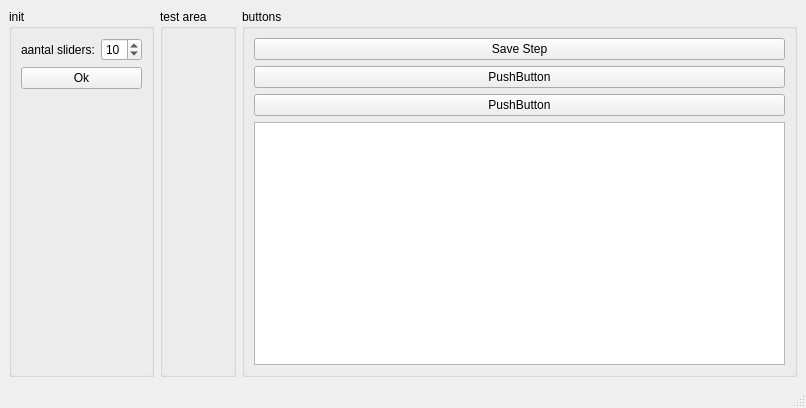
<?xml version="1.0" encoding="UTF-8"?>
<ui version="4.0">
 <class>MainWindow</class>
 <widget class="QMainWindow" name="MainWindow">
  <property name="geometry">
   <rect>
    <x>0</x>
    <y>0</y>
    <width>806</width>
    <height>408</height>
   </rect>
  </property>
  <property name="windowTitle">
   <string>MainWindow</string>
  </property>
  <widget class="QWidget" name="centralwidget">
   <layout class="QHBoxLayout" name="horizontalLayout">
    <item>
     <widget class="QGroupBox" name="gbInit">
      <property name="title">
       <string>init</string>
      </property>
      <layout class="QFormLayout" name="formLayout">
       <item row="0" column="0">
        <widget class="QLabel" name="label">
         <property name="text">
          <string>aantal sliders:</string>
         </property>
        </widget>
       </item>
       <item row="0" column="1">
        <widget class="QSpinBox" name="spinBox">
         <property name="minimum">
          <number>1</number>
         </property>
         <property name="value">
          <number>10</number>
         </property>
        </widget>
       </item>
       <item row="1" column="0" colspan="2">
        <widget class="QPushButton" name="pbOk">
         <property name="text">
          <string>Ok</string>
         </property>
        </widget>
       </item>
      </layout>
     </widget>
    </item>
    <item>
     <widget class="QGroupBox" name="gbTestArea">
      <property name="title">
       <string>test area</string>
      </property>
     </widget>
    </item>
    <item>
     <widget class="QGroupBox" name="gbButtons">
      <property name="title">
       <string>buttons</string>
      </property>
      <layout class="QVBoxLayout" name="verticalLayout">
       <item>
        <widget class="QPushButton" name="pbSave">
         <property name="text">
          <string>Save Step</string>
         </property>
        </widget>
       </item>
       <item>
        <widget class="QPushButton" name="pushButton_3">
         <property name="text">
          <string>PushButton</string>
         </property>
        </widget>
       </item>
       <item>
        <widget class="QPushButton" name="pushButton_4">
         <property name="text">
          <string>PushButton</string>
         </property>
        </widget>
       </item>
       <item>
        <widget class="QListWidget" name="listWidget"/>
       </item>
      </layout>
     </widget>
    </item>
   </layout>
  </widget>
  <widget class="QMenuBar" name="menubar">
   <property name="geometry">
    <rect>
     <x>0</x>
     <y>0</y>
     <width>806</width>
     <height>21</height>
    </rect>
   </property>
  </widget>
  <widget class="QStatusBar" name="statusbar"/>
 </widget>
 <resources/>
 <connections/>
</ui>
